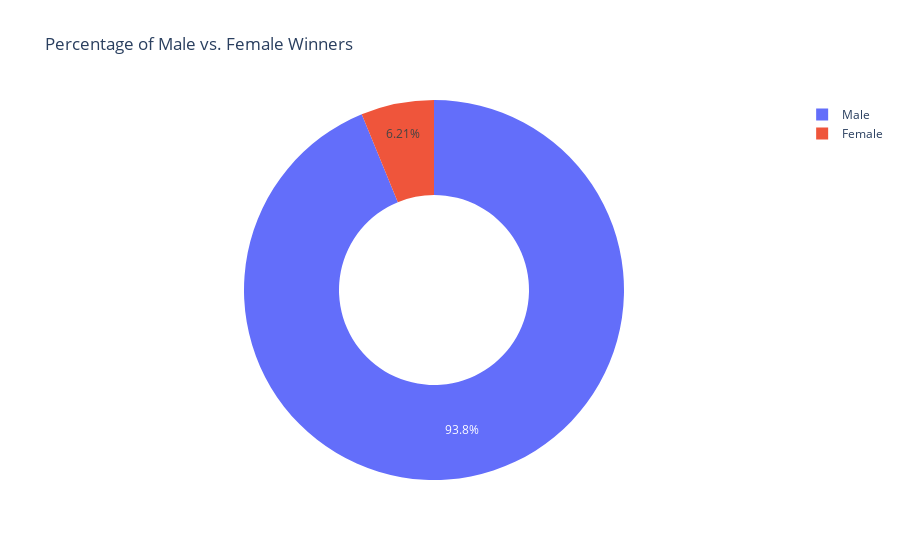

Notebook code cell kept with this figure:
### Markdown cell above
**Challenge**: Create a [donut chart using plotly](https://plotly.com/python/pie-charts/) which shows how many prizes went to men compared to how many prizes went to women. What percentage of all the prizes went to women?

### Code cell
donut = px.pie(sex, values=sex.values, names=sex.index, hole=0.5, title='Percentage of Male vs. Female Winners')
donut.show()

### Figure 1 — Plotly figure (JSON) as saved in the notebook; plotly's stock layout.template omitted (floating-point values rounded to 4 significant figures)
{"data": [{"domain": {"x": [0, 1], "y": [0, 1]}, "hole": 0.5, "hovertemplate": "index=%{label}<br>value=%{value}<extra></extra>", "labels": ["Male", "Female"], "legendgroup": "", "name": "", "showlegend": true, "type": "pie", "values": [876, 58]}], "layout": {"legend": {"tracegroupgap": 0}, "title": {"text": "Percentage of Male vs. Female Winners"}}}
